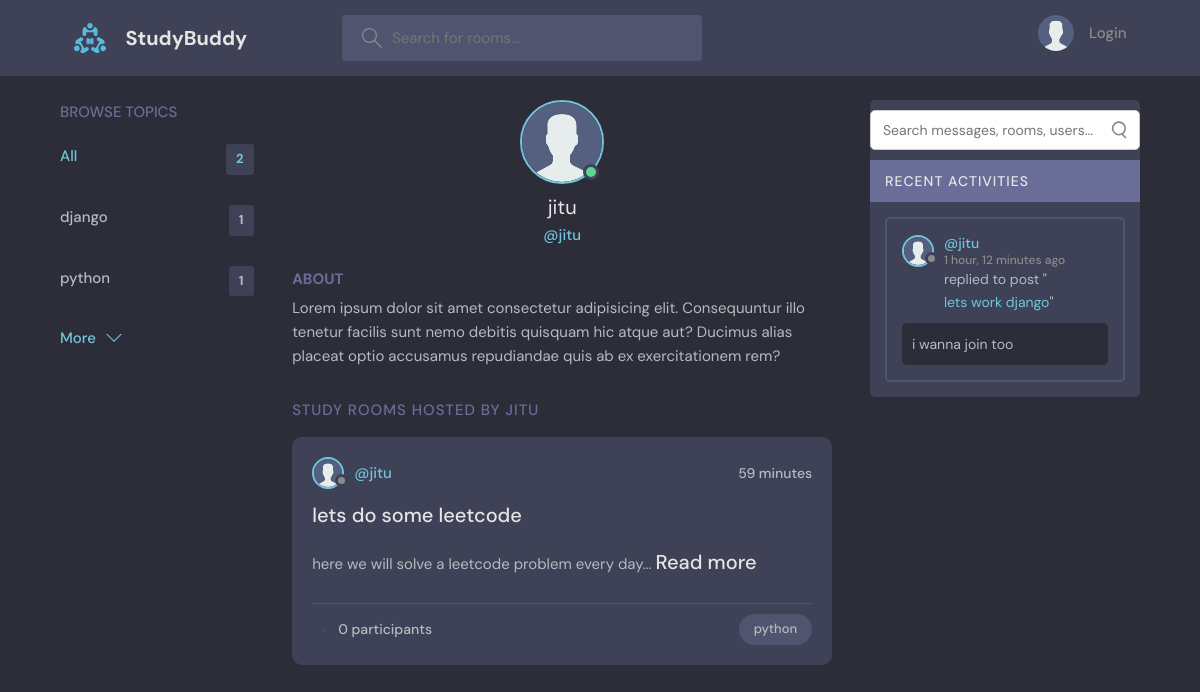
The app's page /profile/2/ with its own data.
### base/models.py (models this page shows, shortened)
class Topic(models.Model):
    name = models.CharField(max_length=200)
    views = models.IntegerField(default=0)

class User(AbstractUser):
    name = models.CharField(max_length=200, null=True)
    email = models.CharField(max_length=200, unique=True, null=True)
    bio = models.TextField(null=True)
    avatar = models.ImageField(null=True, default="avatar.svg")
    USERNAME_FIELD = 'email'
    REQUIRED_FIELDS = []

class Room(models.Model):
    host = models.ForeignKey(User, on_delete=models.SET_NULL, null=True)
    topic =  models.ForeignKey(Topic, on_delete=models.SET_NULL, null=True)
    name = models.CharField(max_length=200)
    description = models.TextField(null=True, blank=True)
    participants = models.ManyToManyField(User, related_name='participants', blank=True)
    updated = models.DateTimeField(auto_now=True)
    created = models.DateTimeField(auto_now_add=True)
    id = models.BigAutoField(primary_key=True)
    class Meta:
        ordering = ['-updated', '-created']

class Message(models.Model):
    user = models.ForeignKey(User, on_delete=models.CASCADE)
    room = models.ForeignKey(Room, on_delete=models.CASCADE)
    body = models.TextField()
    updated = models.DateTimeField(auto_now=True)
    created = models.DateTimeField(auto_now_add=True)

### base/views.py (the view)
# urls.py: path("profile/<str:pk>/", views.user_profile, name="user-profile"),
def user_profile(request, pk):
    user = User.objects.get(id=pk)
    rooms = user.room_set.all()
    room_messages = user.message_set.all()
    topics = Topic.objects.all()
    context = {'user': user, 'rooms': rooms, 'room_messages': room_messages, 'topics': topics}
    return render(request, 'base/profile.html', context)

### base/templates/base/profile.html (shortened to what this page needs)
{%extends 'main.html'%}
{%block content%}
  <main class="profile-page layout layout--3">
    <div class="container">
      {% include 'base/topics_component.html' %}
      <div class="roomList">
        <div class="profile">
          <div class="profile__avatar">
            <div class="avatar avatar--large active">
              <img src={{user.avatar.url}}/>
            </div>
          </div>
          <div class="profile__info">
            <h3>{{user.username}}</h3>
            <p>@{{user.username}}</p>
          </div>
          <div class="profile__about">
            <h3>About</h3>
            <p>
              Lorem ipsum dolor sit amet consectetur adipisicing elit. Consequuntur illo tenetur
              facilis sunt nemo debitis quisquam hic atque aut? Ducimus alias placeat optio
              accusamus repudiandae quis ab ex exercitationem rem?
            </p>
          </div>
        </div>
        <div class="roomList__header">
          <div>
            <h2>Study Rooms Hosted by {{user.username}}</a>
            </h2>
          </div>
        </div>
        {%include 'base/feed_component.html'%}
      </div>
      {%include 'base/activity_component.html'%}
    </div>
  </main>
{%endblock%}

### base/templates/base/topics_component.html
<div class="topics">
    <div class="topics__header">
      <h2>Browse Topics</h2>
    </div>
    <ul class="topics__list">
      <li>
        <a href="{% url 'home'%}" class="active">All <span>{{topics.count}}</span></a>
      </li>
      {% for topic in topics %}
      <li>
        <a href="{%url 'home'%}?q={{topic.name}}">{{topic.name}} <span>{{topic.room_set.all.count}}</span></a>
      </li>
      {%endfor%}
    </ul>
    <a class="btn btn--link" href="{%url 'topics'%}">
      More
      <svg version="1.1" xmlns="http://www.w3.org/2000/svg" width="32" height="32" viewBox="0 0 32 32">
        <title>chevron-down</title>
        <path d="M16 21l-13-13h-3l16 16 16-16h-3l-13 13z"></path>
      </svg>
    </a>
  </div>

### base/templates/base/feed_component.html (shortened to what this page needs)
{% for room in rooms %}
<div class="roomListRoom">
  <div class="roomListRoom__header">
    {% if room.host and room.host.id %}
      <a href="{% url 'user-profile' room.host.id %}" class="roomListRoom__author">
        <div class="avatar avatar--small">
          <img src={{room.host.avatar.url}} />
        </div>
        <span>@{{ room.host.username }}</span>
      </a>
    {% endif %}
    <div class="roomListRoom__actions">
      <span>{{ room.created | timesince }}</span>
    </div>
  </div>
  <div class="roomListRoom__content">
    <a href="{% url 'room' room.id %}">{{ room.name }}</a>
    <p id="desc-{{ room.id }}">
      {{ room.description|truncatewords:10 }}...
      {% if room.description|length > 0 %}
        <a href="javascript:void(0);" onclick="handleDescriptionToggle({{ room.id }})">Read more</a>
      {% endif %}
    </p>
  </div>
  <div class="roomListRoom__meta">
    <a href="{% url 'room' room.id %}" class="roomListRoom__joined">
      <svg version="1.1" xmlns="http://www.w3.org/2000/svg" width="32" height="32" viewBox="0 0 32 32">
        <title>user-group</title>
        <path d="M30.539 20.766c-2.69-1.547-5.75-2.427-8.92-2.662..."></path>
      </svg>
      {{ room.participants.all.count }} participants
    </a>
    <p class="roomListRoom__topic">{{ room.topic.name }}</p>
  </div>
</div>
{% endfor %}

### base/templates/base/activity_component.html (shortened to what this page needs)
 <div class="activities">
  <div style="display: flex; justify-content: flex-start; align-items: center; gap: 8px; margin: 10px 0;">
    <form method="GET" action="{% url 'home' %}" style="width: 100%;">
      <div style="position: relative; width: 100%;">
        <input
          type="text"
          name="q_message"
          value="{{ request.GET.q_message }}"
          placeholder="Search messages, rooms, users..."
          style="width: 100%; padding: 10px 40px 10px 12px; border-radius: 5px; border: 1px solid #ccc; font-size: 14px;"
        />
      </div>
    </form>
  </div>
<div >
  <div class="activities__header">
    <h2>Recent Activities</h2>
  </div>
  {% for message in room_messages %}
  <div class="activities__box">
    <div class="activities__boxHeader roomListRoom__header">
      <a href="{% url 'user-profile' message.user.id %}" class="roomListRoom__author">
        <div class="avatar avatar--small">
          <img src={{message.user.avatar.url}}/>
        </div>
        <p>
          @{{ message.user.username }}
          <span>{{ message.created|timesince }} ago</span>
        </p>
      </a>
    </div>
    <div class="activities__boxContent">
      <p>replied to post "<a href="{% url 'room' message.room.id %}">{{ message.room.name }}</a>"</p>
      <div class="activities__boxRoomContent">
        {{ message.body }}
      </div>
    </div>
  </div>
  {% empty %}
  <p>No recent messages found.</p>
  {% endfor %}
</div>
</div>

### records on screen
Topic: name "django", room_set.all.count "1"
Topic: name "python", room_set.all.count "1"
User: avatar (picture), username "jitu", username "JITU"
Room: host.avatar (placeholder picture), host.username "jitu", created "59 minutes", name "lets do some leetcode", description "here we will solve a leetcode problem every day", participants.all.count "0", topic.name "python"
Message: user.avatar (picture), user.username "jitu", created "1 hour, 12 minutes", room.name "lets work django", body "i wanna join too"

### other values on screen
{{ topics.count }} "2"
